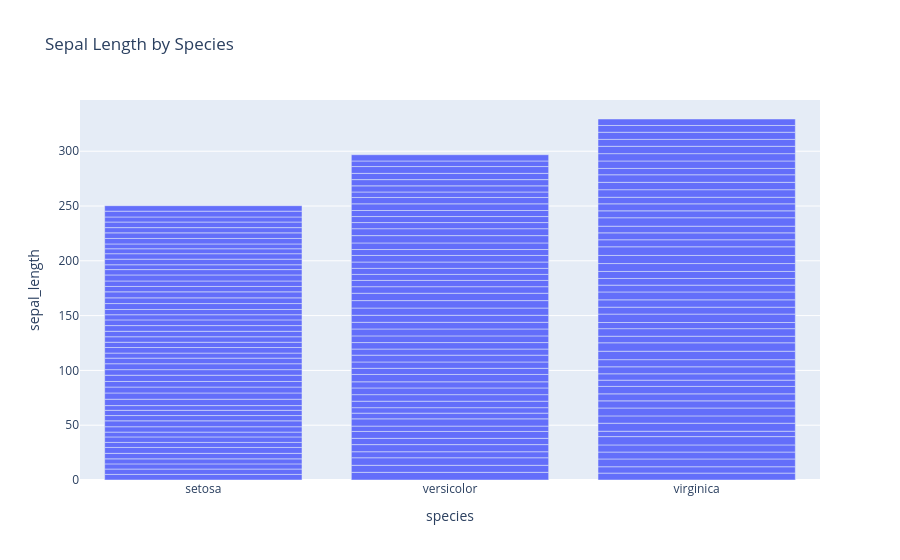

Write notebook code for a chart like this one.
### Code cell
df = px.data.iris()
fig = px.bar(df, x="species", y="sepal_length", title="Sepal Length by Species")
fig.show()

### Figure 1 — Plotly figure (JSON) as saved in the notebook; plotly's stock layout.template omitted (floating-point values rounded to 4 significant figures; data arrays with more than 128 entries replaced by an {"elided": "..."} marker saying what was removed)
{"data": [{"hovertemplate": "species=%{x}<br>sepal_length=%{y}<extra></extra>", "legendgroup": "", "marker": {"color": "#636efa", "pattern": {"shape": ""}}, "name": "", "orientation": "v", "showlegend": false, "textposition": "auto", "type": "bar", "x": {"elided": "150 str values"}, "xaxis": "x", "y": {"elided": "150 float values"}, "yaxis": "y"}], "layout": {"barmode": "relative", "legend": {"tracegroupgap": 0}, "title": {"text": "Sepal Length by Species"}, "xaxis": {"anchor": "y", "domain": [0, 1], "title": {"text": "species"}}, "yaxis": {"anchor": "x", "domain": [0, 1], "title": {"text": "sepal_length"}}}}
